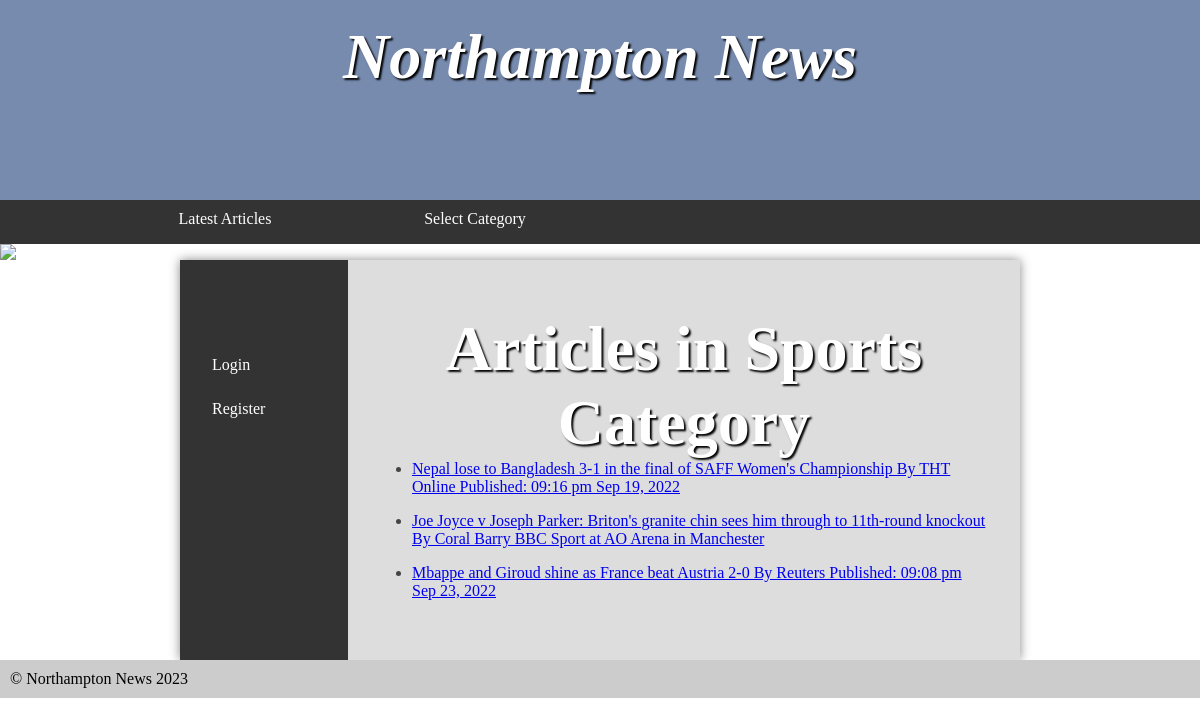
The app's page /categories.php?id=3 with its own data.
### tables this page shows
CREATE TABLE `category` (
  `id` int NOT NULL,
  `name` varchar(25) DEFAULT NULL
);

CREATE TABLE `article` (
  `id` int NOT NULL,
  `title` varchar(255) DEFAULT NULL,
  `categoryId` int DEFAULT NULL,
  `content` text,
  `publishDate` datetime DEFAULT NULL
);

### categories.php (the view, shortened to what this page needs)
<?php
require 'conn.php';
require 'dc.php';
$statement = $pdo_db_connection->prepare('SELECT * FROM category where id=?');
$statement->execute([$_GET['id']]);
$name = '';
if($row = $statement->fetch()) {
    $name = $row['name'];
}
?>
<main>
    <nav>
        <ul>
            <?php
            require 'sid.php';
            ?>
        </ul>
    </nav>
    <article>
        <h1><?= 'Articles in  '. $name.' Category' ?> </h1>
        <ul>
            <?php
            $articles =  $pdo_db_connection->prepare('select * from article where categoryId=?');
            $criteria = [$_GET['id']];
            $articles->execute($criteria);
            $articles = $articles->fetchAll();
            foreach($articles as $ro) {
                $id = $ro['id'];
                $title = $ro['title'];
                echo '<li><a href="art.php?id='.$id.'"> '.$title.' </a></li>';
            }
            ?>
        </ul>
    </article>
</main>
<?php
require 'footer.php';

### styles.css (style rules this page uses)
* { margin: 0; padding: 0; }
html { font-family: 'Oxygen-Regular', times, verdana, sans-serif; }
body { background-color: #fff; }
nav { width: 100%; background-color: #333; overflow: auto; }
nav ul { width: 1000px; margin: auto; display: block; list-style-type: none; }
h1 { font-size:4em; color: white; text-align: center; padding-top: 20px; text-shadow: 2px 2px 2px #000; }
main { min-height: 50vh; background-color: #ddd; width: 70vw; display: block; margin: auto; box-shadow: 0px 0px 10px #888; color:#444; }
p, li, h2 { margin-bottom: 1em; }
ul { margin-left: 2em; }
main { display: table; }
main > article { display: table-cell; padding: 2em; }
main > nav { display: table-cell; width: 20%; padding: 2em; }
main > nav ul { width: auto; }

### records on screen
category: name "Sports"
article: title "Nepal lose to Bangladesh 3-1 in the final of SAFF Women's Championship By THT Online Published: 09:16 pm Sep 19, 2022"
article: title "Joe Joyce v Joseph Parker: Briton's granite chin sees him through to 11th-round knockout By Coral Barry BBC Sport at AO Arena in Manchester"
article: title "Mbappe and Giroud shine as France beat Austria 2-0 By Reuters Published: 09:08 pm Sep 23, 2022"
